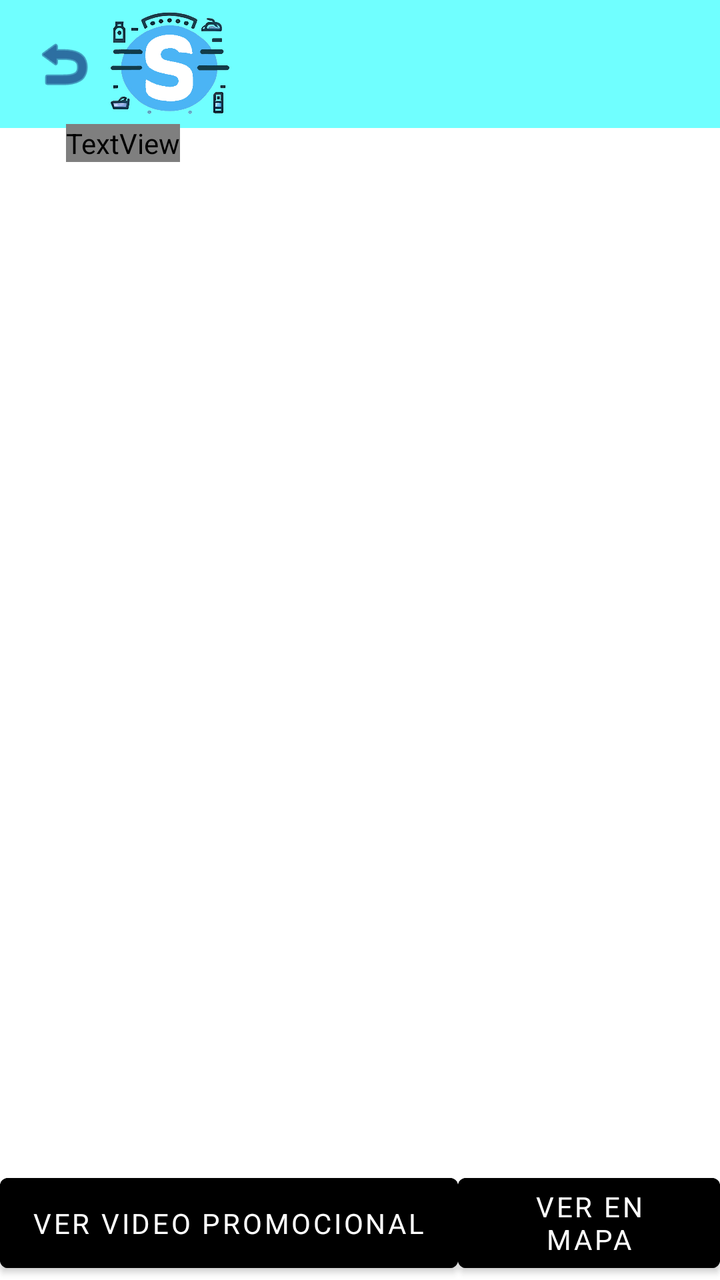
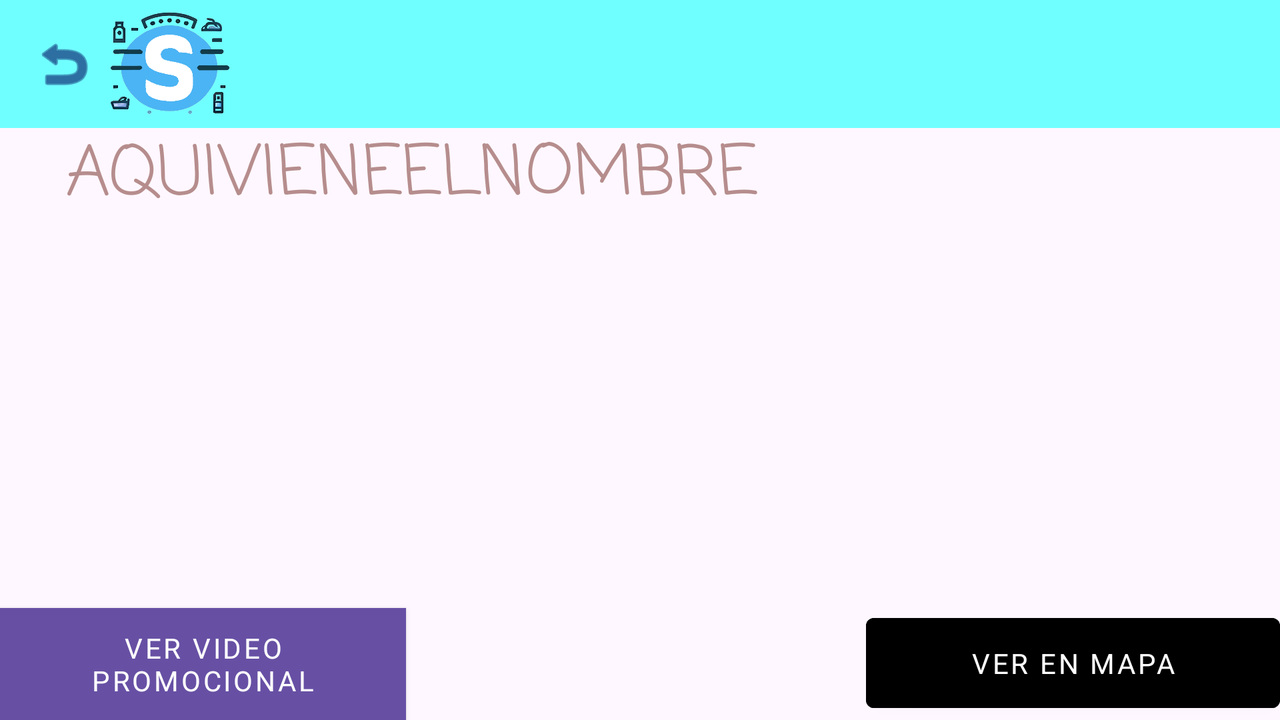

Compare how this app lays out the same screen by default and in its alternative resource folder. The renders come first, then the two layout files and the values they reference.
<!-- AndroidManifest.xml: application theme Theme.Stocker2 -->
<!-- res/layout/activity_productos_mercado.xml -->
<?xml version="1.0" encoding="utf-8"?>
<androidx.constraintlayout.widget.ConstraintLayout xmlns:android="http://schemas.android.com/apk/res/android"
    xmlns:app="http://schemas.android.com/apk/res-auto"
    xmlns:tools="http://schemas.android.com/tools"
    android:layout_width="match_parent"
    android:layout_height="match_parent"
    android:background="#FFFFFF"
    android:backgroundTint="#FFFFFF"
    android:textAlignment="center"
    tools:context=".ProductosMercado">

    <include
        android:id="@+id/appbar"
        layout="@layout/toolbar"
        app:layout_constraintEnd_toEndOf="parent"
        app:layout_constraintStart_toStartOf="parent"
        app:layout_constraintTop_toTopOf="parent" />

    <Button
        android:id="@+id/btnOpenmap"
        style="@style/ButtonStyle"
        android:layout_width="0dp"
        android:layout_height="57dp"
        android:backgroundTint="@color/blue"
        android:text="@string/ver_en_mapa"
        app:layout_constraintBottom_toBottomOf="parent"
        app:layout_constraintEnd_toEndOf="parent"
        app:layout_constraintStart_toEndOf="@+id/btnEntVid" />

    <TextView
        android:id="@+id/textViewNombMerc"
        android:layout_width="wrap_content"
        android:layout_height="wrap_content"
        android:layout_marginStart="33dp"
        android:layout_marginTop="62dp"
        android:layout_marginEnd="33dp"
        android:fontFamily="casual"
        android:text="@string/aquivieneelnombre"
        android:textAlignment="textStart"
        android:textColor="@color/blue"
        android:textColorHint="@color/blue"
        android:textSize="34sp"
        app:layout_constraintEnd_toEndOf="parent"
        app:layout_constraintHorizontal_bias="0.0"
        app:layout_constraintStart_toStartOf="parent"
        app:layout_constraintTop_toTopOf="parent" />

    <androidx.recyclerview.widget.RecyclerView
        android:id="@+id/recyclerMercados"
        android:layout_width="399dp"
        android:layout_height="512dp"
        android:layout_marginTop="50dp"
        app:layout_constraintBottom_toBottomOf="parent"
        app:layout_constraintEnd_toEndOf="parent"
        app:layout_constraintStart_toStartOf="parent"
        app:layout_constraintTop_toTopOf="@+id/appbar" />


    <Button
        android:id="@+id/btnEntVid"
        style="@style/ButtonStyle"
        android:layout_width="0dp"
        android:layout_height="57dp"
        android:backgroundTint="@color/blue"
        android:text="@string/ver_video_promocional"
        app:layout_constraintBottom_toBottomOf="parent"
        app:layout_constraintStart_toStartOf="parent" />
</androidx.constraintlayout.widget.ConstraintLayout>
<!-- res/layout/toolbar.xml (included above) -->
<?xml version="1.0" encoding="utf-8"?>
<RelativeLayout
    xmlns:android="http://schemas.android.com/apk/res/android"
    xmlns:app="http://schemas.android.com/apk/res-auto"
    xmlns:tools="http://schemas.android.com/tools"
    android:layout_width="match_parent"
    android:layout_height="wrap_content">

    

    
    <ImageView
        android:layout_width="match_parent"
        android:layout_height="match_parent"
        android:scaleType="centerCrop" />

    <androidx.appcompat.widget.Toolbar
        android:id="@+id/toolb"
        android:layout_width="match_parent"
        android:layout_height="wrap_content"
        android:minHeight="?attr/actionBarSize"
        android:theme="?attr/actionBarTheme"
        android:background="#70FFFF"
        app:layout_constraintEnd_toEndOf="parent"
        app:layout_constraintStart_toStartOf="parent"
        app:layout_constraintTop_toTopOf="parent">

        <ImageView
            android:id="@+id/btn_atras"
            android:layout_width="wrap_content"
            android:layout_height="wrap_content"
            android:backgroundTint="#000F63"
            android:foregroundTint="#000F63"
            app:srcCompat="@android:drawable/ic_menu_revert"
            app:tint="#000F63" />
        <ImageView
            android:id="@+id/STOCKER"
            android:layout_width="69dp"
            android:layout_height="63dp"
            app:layout_constraintBottom_toBottomOf="@+id/appbar"
            app:layout_constraintEnd_toEndOf="parent"
            app:layout_constraintHorizontal_bias="0.497"
            app:layout_constraintStart_toStartOf="parent"
            app:layout_constraintTop_toTopOf="parent"
            app:layout_constraintVertical_bias="0.139"
            app:srcCompat="@drawable/st" />


    </androidx.appcompat.widget.Toolbar>
</RelativeLayout>
<!-- resources referenced by this layout -->
<resources>
  <!-- drawable st: png bitmap (drawable, 126707 bytes) -->
  <string name="aquivieneelnombre">AQUIVIENEELNOMBRE</string>
  <string name="ver_en_mapa">Ver En Mapa</string>
  <string name="ver_video_promocional">Ver Video Promocional</string>
  <style name="ButtonStyle" parent="Widget.MaterialComponents.Button">
          <item name="android:layout_width">wrap_content</item>
          <item name="android:layout_height">wrap_content</item>
          <item name="android:textColor">#FFFFFF</item>
          <item name="android:backgroundTint">@color/blue</item>
          <item name="android:fontFamily">sans-serif</item>
      </style>
  <style name="Theme.Stocker2" parent="Base.Theme.Stocker2" />
  <style name="Base.Theme.Stocker2" parent="Theme.Material3.DayNight.NoActionBar">
  
      </style>
</resources>
<!-- res/layout-land/activity_productos_mercado.xml (the repository's variant of the layout above) -->
<!-- drawn on the phone turned sideways -->
<?xml version="1.0" encoding="utf-8"?>
<androidx.constraintlayout.widget.ConstraintLayout xmlns:android="http://schemas.android.com/apk/res/android"
    xmlns:app="http://schemas.android.com/apk/res-auto"
    xmlns:tools="http://schemas.android.com/tools"
    android:layout_width="match_parent"
    android:layout_height="match_parent"
    tools:context=".ProductosMercado">

    <include
        android:id="@+id/appbar"
        layout="@layout/toolbar"
        app:layout_constraintEnd_toEndOf="parent"
        app:layout_constraintStart_toStartOf="parent"
        app:layout_constraintTop_toTopOf="parent" />

    <Button
        android:id="@+id/btnOpenmap"
        style="@style/ButtonStyle"
        android:layout_width="207dp"
        android:layout_height="57dp"
        android:backgroundTint="#000000"
        android:text="@string/ver_en_mapa"
        app:layout_constraintBottom_toBottomOf="parent"
        app:layout_constraintEnd_toEndOf="parent" />

    <TextView
        android:id="@+id/textViewNombMerc"
        android:layout_width="wrap_content"
        android:layout_height="wrap_content"
        android:layout_marginStart="33dp"
        android:layout_marginTop="62dp"
        android:layout_marginEnd="33dp"
        android:fontFamily="casual"
        android:text="AQUIVIENEELNOMBRE"
        android:textAlignment="textStart"
        android:textColor="#B68D8D"
        android:textColorHint="#B68D8D"
        android:textSize="34sp"
        app:layout_constraintEnd_toEndOf="parent"
        app:layout_constraintHorizontal_bias="0.0"
        app:layout_constraintStart_toStartOf="parent"
        app:layout_constraintTop_toTopOf="parent" />

    <androidx.recyclerview.widget.RecyclerView
        android:id="@+id/recyclerMercados"
        android:layout_width="399dp"
        android:layout_height="512dp"
        android:layout_marginTop="50dp"
        app:layout_constraintBottom_toBottomOf="parent"
        app:layout_constraintEnd_toEndOf="parent"
        app:layout_constraintStart_toStartOf="parent"
        app:layout_constraintTop_toTopOf="@+id/appbar" />
    <Button
        android:id="@+id/btnEntVid"
        style="@style/ButtonStyle"
        android:layout_width="203dp"
        android:layout_height="56dp"
        android:background="#000000"
        android:backgroundTint="#000000"
        android:drawableTint="#FFEB3B"

        android:foregroundTint="#000000"

        android:text="@string/ver_video_promocional"
        android:textColorLink="#000000"
        app:layout_constraintBottom_toBottomOf="parent"
        app:layout_constraintEnd_toEndOf="parent"
        app:layout_constraintHorizontal_bias="0.0"
        app:layout_constraintStart_toStartOf="parent" />

</androidx.constraintlayout.widget.ConstraintLayout>
<!-- resources referenced by the variant -->
<!-- as the phone turned sideways resolves them -->
<resources>
  <!-- drawable st: png bitmap (drawable, 126707 bytes) -->
  <string name="ver_en_mapa">Ver En Mapa</string>
  <string name="ver_video_promocional">Ver Video Promocional</string>
  <style name="ButtonStyle" parent="Widget.MaterialComponents.Button">
          <item name="android:layout_width">wrap_content</item>
          <item name="android:layout_height">wrap_content</item>
          <item name="android:textColor">#FFFFFF</item>
          <item name="android:backgroundTint">@color/blue</item>
          <item name="android:fontFamily">sans-serif</item>
      </style>
  <style name="Theme.Stocker2" parent="Base.Theme.Stocker2" />
  <style name="Base.Theme.Stocker2" parent="Theme.Material3.DayNight.NoActionBar">
  
      </style>
</resources>
